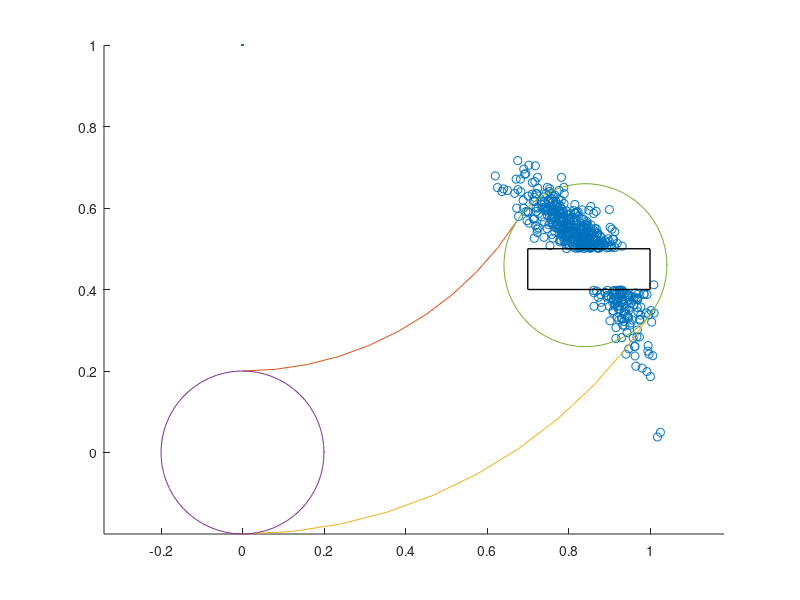

MATLAB code to generate this figure:
close all;
clc;
clear all;


r = 1;
t = 2;
theta = 0;
delta = 1;
[a1, a2, a3, a4, a5, a6] = deal(0, 0.03, 0.2, 0.04, 0.03, 0.02);
[u1, u2, u3] = deal(0.02, 0.03, 0.04);

sample = @(x) x * randn(1);

[v0, w0, r0] = deal(1, 1, 0);
[v, w, r] = deal(v0, w0, r0);

tmp1 = a1 * (v0^2) + a2 * (w0^2);
tmp2 = a3 * (v0^2) + a4 * (w0^2);
tmp3 = a5 * (v0^2) + a6 * (w0^2);

x = [];
y = [];

for n = 1:500
    while (true)
        [v , w, r] = deal(v0+sample(tmp1), w0+sample(tmp2), sample(tmp3));
        x(n) = u1 + v/w * (-sin(theta) + sin(theta + w * delta) );
        y(n) = u2 + v/w * ( cos(theta) - cos(theta + w * delta) );
        if ( x(n) >= 0.7 && x(n) <= 1 && y(n) >= 0.4 && y(n) <= 0.5) == false
            break;
        end
    end
end

scatter(x, y , 'r.');
hold on;

plot(0, 1, '.');
hold on;
plot(0.8*cos(-pi/2:0.1:1-pi/2), 1+0.8*sin(-pi/2:0.1:1-pi/2));
hold on;
plot(1.2*cos(-pi/2:0.1:1-pi/2), 1+1.2*sin(-pi/2:0.1:1-pi/2));
hold on;
plot(0.2*cos(0:0.1:2*pi+0.1), 0.2*sin(0:0.1:2*pi+0.1));
hold on;
plot(cos(1-pi/2)+0.2*cos(0:0.1:2*pi+0.1), 1+sin(1-pi/2)+0.2*sin(0:0.1:2*pi+0.1));
hold on;
rectangle('Position',[0.7 0.4 0.3 0.1],'LineWidth',1,'EdgeColor','black'); 
hold on;
axis equal;